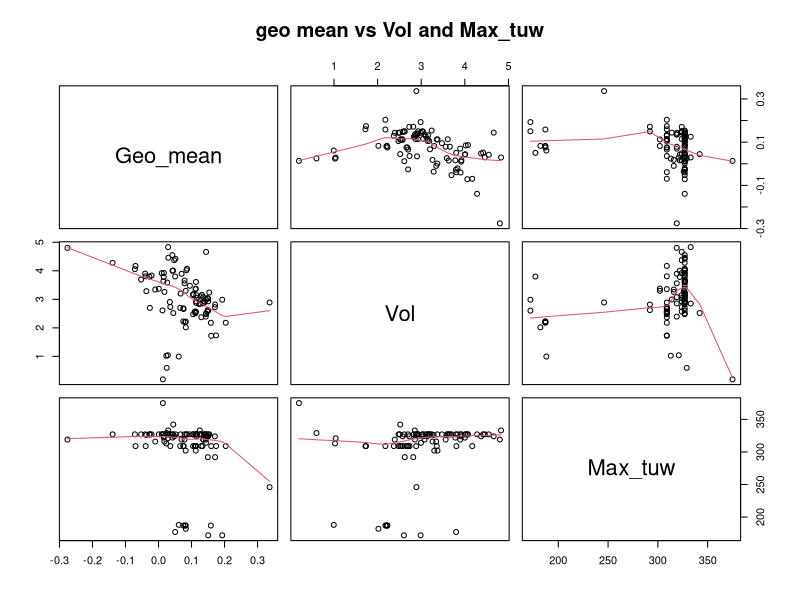
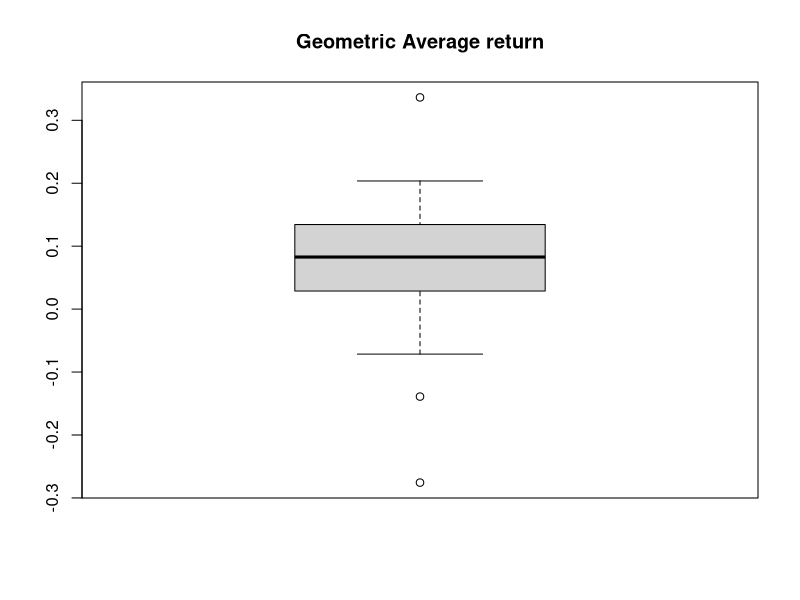
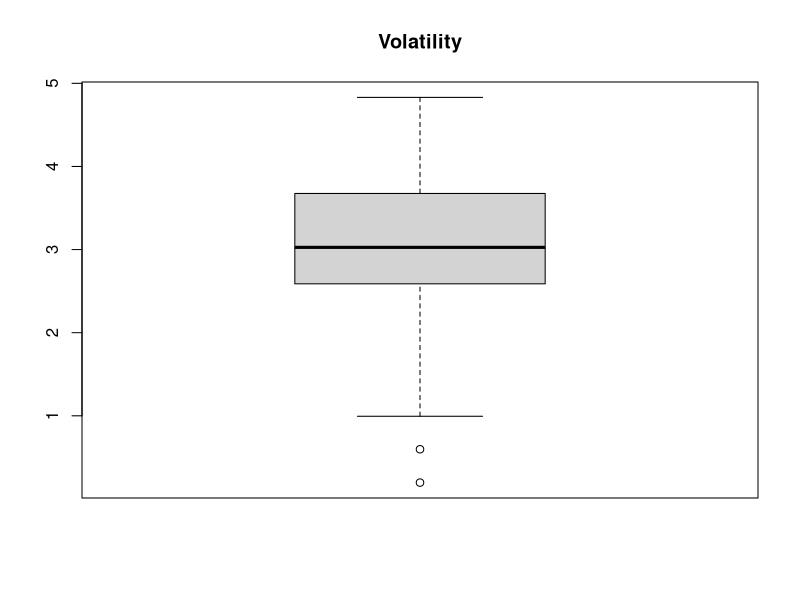

Write the R code that produced these figures, in order. (Note: this script raises an error after producing the figures.)
#Assignemnt A
D <- read.table("finans2_data.csv", header = TRUE, sep = ";")
D_sel <- D[, c(2, 3, 4)]
names(D_sel) <- c("Geo_mean", "Vol", "Max_tuw")

#scatterplot
pairs(D_sel, panel = panel.smooth, main = "geo mean vs Vol and Max_tuw")

#Boxplots
boxplot(D$Geo.mean, main = "Geometric Average return")
boxplot(D$Volatility, main = "Volatility")
boxplot(D$maxTuw, main = "Max Time Under Water")

#Histogram
hist(D$Geo.mean, main = "Geo.mean")
hist(D$Volatility)
hist(D$maxTuW, main = "Hist Max Time Under Water")

#values for table
sd(D$Volatility)
sd(D$Geo.mean)
sd(D$maxTuW)
summary(D) #length, Q1, Q3, median, mean


#C
D <- read.table("finans2_data.csv", header = TRUE, sep = ";")

# Subset containing only AGG, VAW, IWN and SPY (for validation)
D_test <- subset(D, ETF %in% c("AGG", "VAW", "IWN", "SPY"))

# Subset containing only the 91 remaining ETFs (for model estimation)
D_model <- subset(D, !(ETF %in% c("AGG", "VAW", "IWN", "SPY")))

fit <- lm(Geo.mean ~ Volatility + maxTuW, data = D_model)

# Show parameter estimates etc.
summary(fit)

#D
par(mfrow = c(3, 2))
# Observations against fitted values
plot(fit$fitted.values, D_model$Geo.mean, xlab = "Fitted values",
       ylab = "Geom. average rate of return")

# # Residuals against each of the explanatory variables
# plot(D_model$EXPLANATORY_VARIABLE, fit$residuals,
#         xlab = "INSERT TEXT", ylab = "Residuals")

plot(D_model$Volatility, fit$residuals,
       xlab = "Volatility", ylab = "Residuals")

plot(D_model$maxTuW, fit$residuals,
       xlab = "maxTuw", ylab = "Residuals")

# Residuals against fitted values
plot(fit$fitted.values, fit$residuals, xlab = "Fitted values",
     ylab = "Residuals")

# Normal QQ-plot of the residuals
qqnorm(fit$residuals, ylab = "Residuals", xlab = "Z-scores",
       main = "")
qqline(fit$residuals)

#E
vol_upper <- -0.0351310 + qt(0.975, 88) * 0.0097229
vol_lower <- -0.0351310 - qt(0.975, 88) * 0.0097229
vol_95_int <- c(vol_lower, vol_upper) #should be identitical to confint(fit) for volatility
confint(fit)

#F

#G
fit_vol <- lm(Geo.mean ~ Volatility, data = D_model)


#H
pred <- predict(fit_vol, newdata = D_test, interval = "prediction", level = 0.95)
cbind(id = D_test$ETF, Geo.mean = D_test$Geo.mean, pred)

# Confidence intervals for the model coefficients
#confint(fit, level = 0.95)
t_obs <- (-0.0351310 - (-0.06)) / 0.0097229
p_value <- 2*(1-pt(abs(t_obs),df=94))